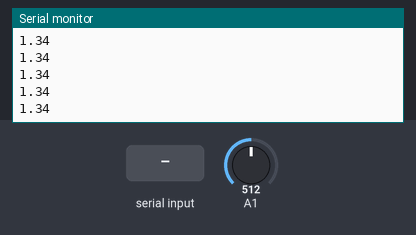
The sketch below on a simulated Arduino Uno, built with avr-gcc and run on an emulated ATmega328P. Shown: the last lines printed to the serial monitor. The test bench sets the inputs (shaded band); at power-on: A1 = 512.

Above: at 1.3 s.
1.4 s: "CAL,4\n" received over Serial
2.9 s: "CAL,7\n" received over Serial
4.4 s: "CAL,10\n" received over Serial
5.9 s: "1\n" received over Serial
7.4 s: A1 set to 716
At 8.0 s:
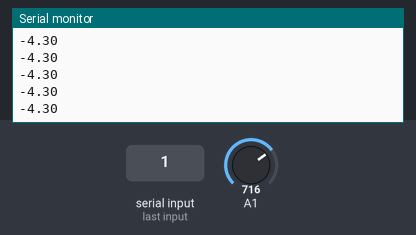
8.9 s: A1 set to 900
At 9.9 s:
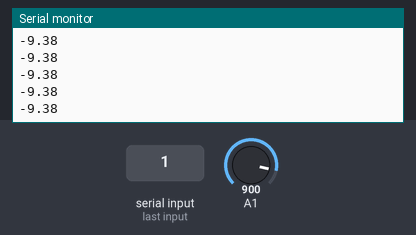
Timing chart, 0 to 11.4 s (numbered marks = the images above; inputs shaded):
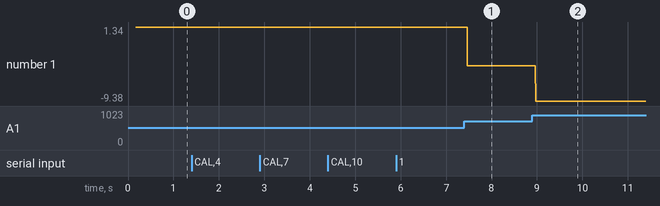

The sketch:

PHMetor_v2.ino
```cpp
#include "ph_grav.h"
String inputstring = "";                              //a string to hold incoming data from the PC
boolean input_string_complete = false;                //a flag to indicate have we received all the data from the PC
char inputstring_array[10];                           //a char array needed for string parsing
Gravity_pH pH = A1;

void setup() {
  Serial.begin(9600);
  if (pH.begin()) {
    Serial.println("Loaded EEPROM");
  }
  Serial.println(F("Use commands \"CAL,4\", \"CAL,7\", and \"CAL,10\" to calibrate the circuit to those respective values"));
  Serial.println(F("Use command \"CAL,CLEAR\" to clear the calibration"));
}
// put your setup code here, to run once:


void loop() {

  if (Serial.available() > 0) {
    String data = Serial.readStringUntil('\n');
    Serial.print("You sent me: ");
    Serial.println(data);
    if ( data == "CAL,4") {             //compare user input string with CAL,4 and if they match, proceed
      pH.cal_low();                                   //call function for low point calibration
      Serial.println("LOW CALIBRATED");
    }
    else if (data == "CAL,7") {        //compare user input string with CAL,7 and if they match, proceed
      pH.cal_mid();                                   //call function for midpoint calibration
      Serial.println("MID CALIBRATED");
    }
    else if ( data == "CAL,10") {       //compare user input string with CAL,10 and if they match, proceed
      pH.cal_high();                                  //call function for highpoint calibration
      Serial.println("HIGH CALIBRATED");
    }
    else if (data == "CAL,10") {    //compare user input string with CAL,CLEAR and if they match, proceed
      pH.cal_clear();                                 //call function for clearing calibration
      Serial.println("CALIBRATION CLEARED");
    } else {
      Serial.println("kdjhgfdkjgo;wkkfj");
    }
  }
  Serial.println(pH.read_ph());
  // put your main code here, to run repeatedly:

}
```

Measured:
- after the input at 7.4 s, the serial monitor: prints a new line after 0.07 s (image 1)
- after the input at 8.9 s, the serial monitor: prints a new line after 0.07 s (image 2)
- plotted number 1: 1.34 → -4.3 after the input at 7.4 s, -4.3 → -9.38 after the input at 8.9 s
